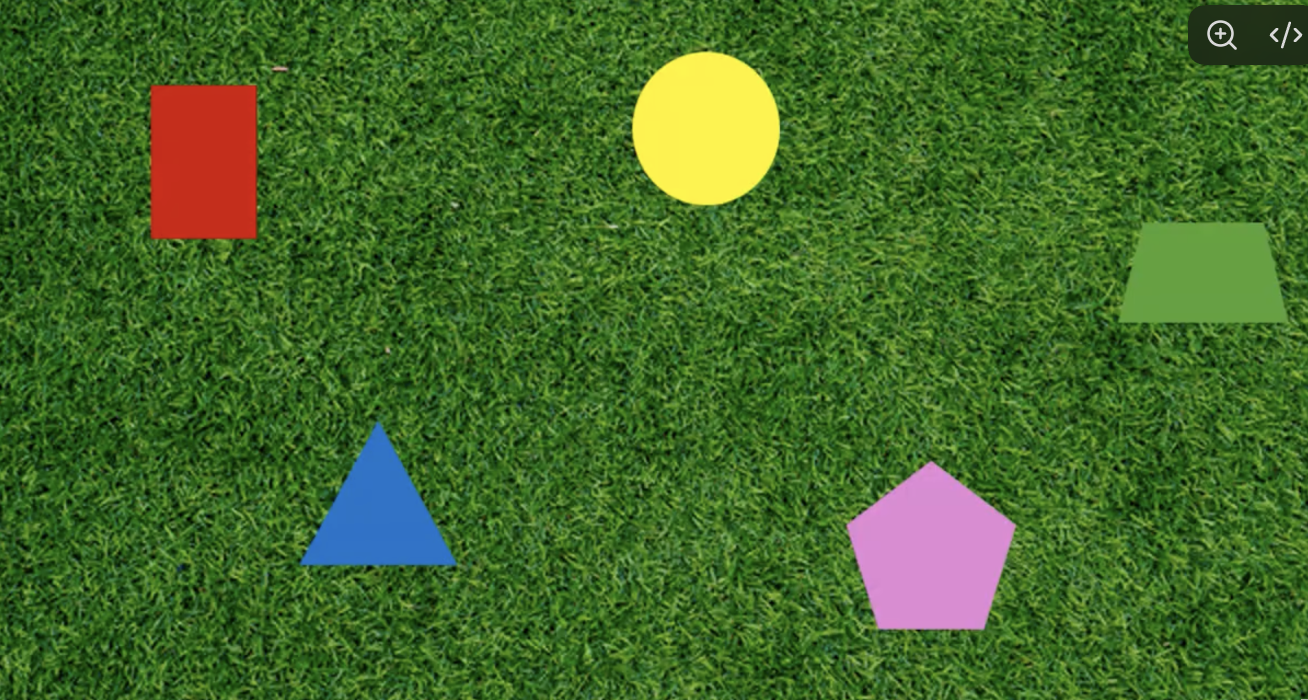
#> input picture images/test.png, 1308 x 700 px; its folder holds only this picture in this run
$ python -i detection.py   (imports and definitions only)   (older library calls are emulated)
#> lines starting #> are read from the running program, lines starting #| are printed output that depends on the picture; after the words box and inside, x2 and y2 are one past the last pixel; in counts of white or black regions, pixels touching at a corner belong together
#> further down, picture is the input picture: shape (700, 1308, 3); mean B, G, R 40.6, 104.7, 67
"""Shape detection with depth from camera intrinsics.

Same algorithm as main.py at the repository root, without the video I/O,
so a ROS node can call detect_shapes() on each incoming frame.
"""

import cv2
import numpy as np

# camera intrinsics (given); principal point (0, 0) => pixels measured from the frame center
K = np.array([[2564.3186869, 0, 0], [0, 2569.70273111, 0], [0, 0, 1]])
K_INV = np.linalg.inv(K)
CIRCLE_RADIUS_IN = 10.0  # given

last_Z = None  # depth of the surface, from the last frame with a clean circle


def is_circle(contour):
    # fill ratio vs enclosing circle: ~0.9 circle, ~0.76 pentagon
    _, r_px = cv2.minEnclosingCircle(contour)
    return cv2.contourArea(contour) / (np.pi * r_px**2) > 0.85


def touches_border(contour, w, h):
    # margin of one segmentation pixel: contours upscaled from the downscaled
    # mask can stop 1/SEG_SCALE px short of the actual frame edge
    m = int(round(1 / SEG_SCALE))
    x, y, bw, bh = cv2.boundingRect(contour)
    return x <= m or y <= m or x + bw >= w - m or y + bh >= h - m


def circle_depth(contour):
    r_px = np.sqrt(cv2.contourArea(contour) / np.pi)
    return K[0, 0] * CIRCLE_RADIUS_IN / r_px


def pixel_to_3d(x, y, Z):
    return Z * K_INV @ np.array([x, y, 1.0])


def fill_holes(mask):
    padded = cv2.copyMakeBorder(mask, 1, 1, 1, 1, cv2.BORDER_CONSTANT, value=0)
    cv2.floodFill(padded, None, (0, 0), 255)
    return mask | cv2.bitwise_not(padded[1:-1, 1:-1])


def drop_small(mask, min_area):
    n, labels, stats, _ = cv2.connectedComponentsWithStats(mask)
    keep = np.zeros(n, bool)
    keep[1:] = stats[1:, cv2.CC_STAT_AREA] >= min_area
    return keep[labels].astype(np.uint8) * 255


def background_distance(lab, med, mad):
    return np.sqrt((((lab - med) / mad) ** 2).sum(axis=2))


def texture(frame, k=7):
    # Laplacian energy: zero on flat or linearly shaded patches, high on gravel/grass
    gray = cv2.cvtColor(frame, cv2.COLOR_BGR2GRAY).astype(np.float32)
    return cv2.blur(np.abs(cv2.Laplacian(gray, cv2.CV_32F, ksize=3)), (k, k))


def segment(frame, min_area=8000, speck=2000):
#> called with min_area = 2000, speck = 500
    band = 7
    k_color = 5.0

    # background colour model: median/MAD of the flattened frame in Lab
    flat = cv2.medianBlur(frame, 21)
    lab_flat = cv2.cvtColor(flat, cv2.COLOR_BGR2LAB).astype(np.float32)
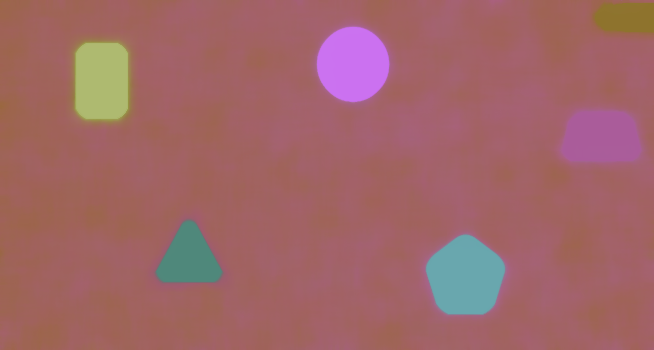
#> lab_flat: shape (350, 654, 3) float32; mean B, G, R 103.8, 102.2, 160.2
    pixels = lab_flat.reshape(-1, 3)
    med = np.median(pixels, axis=0)
#> med = [100, 98, 162]
    mad = np.maximum(np.median(np.abs(pixels - med), axis=0) * 1.4826, 2.0)  # floor: gray bg has zero chroma spread
#> mad = [8.9, 2, 2]

    coarse = (background_distance(lab_flat, med, mad) > k_color).astype(np.uint8) * 255
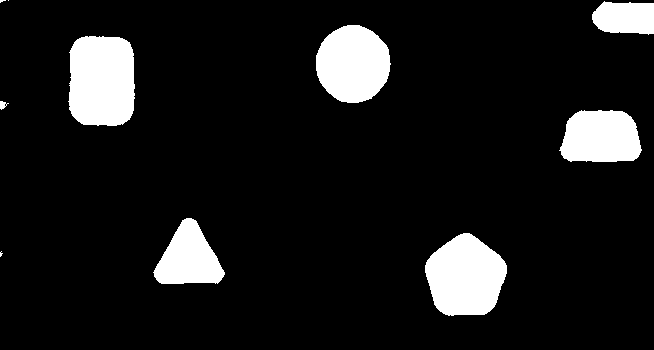
#> coarse: shape (350, 654); 10.2% white; 10 white regions (3 under 20 px), largest, box (x1, y1, x2, y2) and area: (68, 36, 135, 126) 5411, (425, 233, 507, 316) 5056, (316, 25, 391, 103) 4538
    coarse = cv2.morphologyEx(coarse, cv2.MORPH_OPEN, np.ones((5, 5), np.uint8))
#> coarse: shape (350, 654); 10.2% white; 7 white regions, largest, box (x1, y1, x2, y2) and area: (69, 36, 135, 126) 5386, (425, 233, 507, 315) 5051, (316, 25, 390, 103) 4536
    coarse = cv2.morphologyEx(coarse, cv2.MORPH_CLOSE, np.ones((5, 5), np.uint8))
    # gradient bands inside a shape can match the background colour; they are smooth
    energy = texture(frame)
    smooth = energy < 0.5 * np.median(energy)
#> smooth: shape (350, 654) bool; 8.1% white; 17 white regions (11 under 20 px), largest, box (x1, y1, x2, y2) and area: (426, 235, 505, 312) 4317, (75, 42, 129, 120) 3823, (320, 30, 386, 100) 3665, (561, 112, 641, 161) 3219, (154, 214, 226, 283) 2665, (596, 3, 654, 33) 892
    near = cv2.dilate(coarse, np.ones((31, 31), np.uint8)) > 0
#> near: shape (350, 654) bool; 22.9% white; 7 white regions, largest, box (x1, y1, x2, y2) and area: (54, 21, 150, 141) 10974, (410, 218, 522, 330) 10871, (301, 10, 405, 118) 9996
    coarse |= (smooth & near).astype(np.uint8) * 255
    coarse = cv2.morphologyEx(coarse, cv2.MORPH_OPEN, np.ones((7, 7), np.uint8))
#> coarse: shape (350, 654); 10.2% white; 7 white regions, largest, box (x1, y1, x2, y2) and area: (69, 36, 134, 126) 5381, (425, 233, 507, 315) 5051, (316, 25, 390, 103) 4536
    coarse = fill_holes(drop_small(coarse, speck))
#> in drop_small, `n, labels, stats, _ = cv2.connectedComponentsWithStats(mask)`:
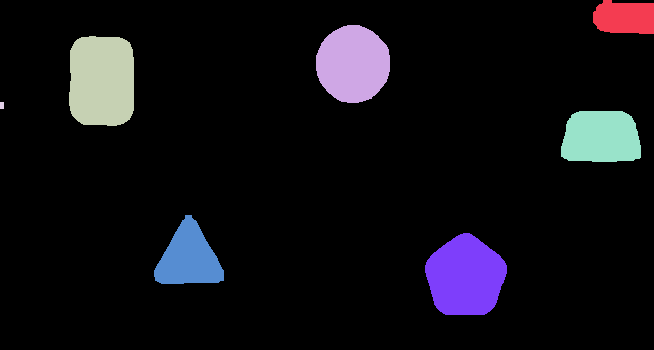
#> labels: shape (350, 654) int32; 8 distinct labels, from 0 to 7; one colour per label, 0 black
#> in drop_small, `n, labels, stats, _ = cv2.connectedComponentsWithStats(mask)`: n = 8; stats = [[0, 0, 654, 350, 205537], [593, 0, 61, 34, 1776], [316, 25, 74, 78, 4536], [69, 36, 65, 90, 5381], [0, 102, 4, 7, 28], [561, 111, 80, 51, 3598], [154, 215, 70, 69, 2993], [425, 233, 82, 82, 5051]]
#> in drop_small, `return keep[labels].astype(np.uint8) * 255`: returned value: shape (350, 654); 10.2% white; 6 white regions, box (x1, y1, x2, y2) and area: (69, 36, 134, 126) 5381, (425, 233, 507, 315) 5051, (316, 25, 390, 103) 4536, (561, 111, 641, 162) 3598, (154, 215, 224, 284) 2993, (593, 0, 654, 34) 1776
#> in fill_holes, `padded = cv2.copyMakeBorder(mask, 1, 1, 1, 1, cv2.BORDER_CONSTANT, val..`: padded: shape (352, 656); 10.1% white; 6 white regions, box (x1, y1, x2, y2) and area: (70, 37, 135, 127) 5381, (426, 234, 508, 316) 5051, (317, 26, 391, 104) 4536, (562, 112, 642, 163) 3598, (155, 216, 225, 285) 2993, (594, 1, 655, 35) 1776
#> in fill_holes, `cv2.floodFill(padded, None, (0, 0), 255)`: padded: shape (352, 656); every value is 255

    # re-decide a band around each region from the raw pixels (the flattened frame smears edges)
    lab = cv2.cvtColor(cv2.medianBlur(frame, 7), cv2.COLOR_BGR2LAB).astype(np.float32)
    d_bg = background_distance(lab, med, mad)
    kernel = np.ones((2 * band + 1, 2 * band + 1), np.uint8)
    core = cv2.erode(coarse, kernel) > 0
#> core: shape (350, 654) bool; 5.7% white; 6 white regions, box (x1, y1, x2, y2) and area: (77, 44, 127, 118) 3404, (433, 242, 498, 308) 2971, (323, 33, 383, 95) 2607, (570, 118, 633, 155) 1964, (163, 228, 214, 277) 1287, (603, 10, 654, 27) 780
    ring = cv2.dilate(coarse, kernel) > 0
#> ring: shape (350, 654) bool; 15.5% white; 6 white regions, box (x1, y1, x2, y2) and area: (62, 29, 141, 133) 7755, (418, 226, 514, 322) 7543, (309, 18, 397, 110) 6860, (554, 104, 648, 169) 5628, (147, 208, 231, 291) 5135, (586, 0, 654, 41) 2670
    weight = cv2.blur(core.astype(np.float32), (21, 21))
    shape_lab = np.dstack([cv2.blur(lab_flat[:, :, i] * core, (21, 21)) for i in range(3)])
    shape_lab /= np.maximum(weight, 1e-6)[..., None]
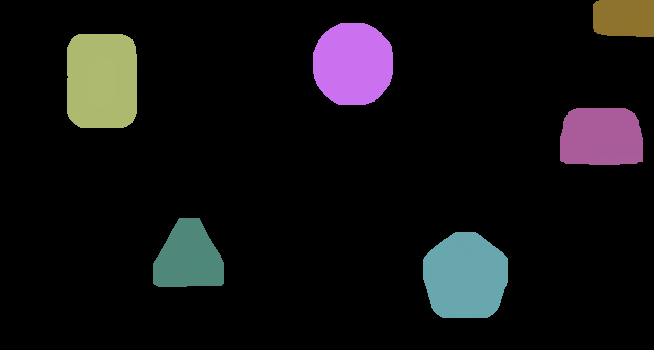
#> shape_lab: shape (350, 654, 3) float32; mean B, G, R 18.7, 17.2, 18.2
    d_shape = background_distance(lab, shape_lab, mad)
#> in background_distance (call 3), `return np.sqrt((((lab - med) / mad) ** 2).sum(axis=2))`:
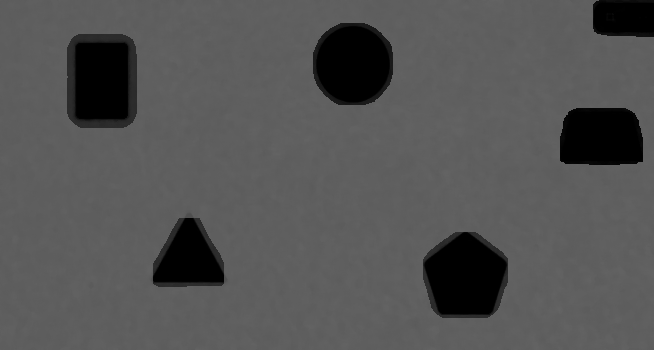
#> returned value: shape (350, 654) float32; min 0, max 100.3, mean 84.5
    smooth_edge = cv2.dilate(smooth.astype(np.uint8), np.ones((7, 7), np.uint8)) > 0
#> smooth_edge: shape (350, 654) bool; 10.7% white; 16 white regions, largest, box (x1, y1, x2, y2) and area: (423, 232, 508, 315) 5289, (72, 39, 132, 123) 4742, (317, 27, 389, 103) 4517
    joins = ring & (weight > 0.02) & (((d_shape < d_bg) & (d_bg > 2 * k_color)) | (smooth_edge & (d_shape < 1.5 * d_bg)))
#> joins: shape (350, 654) bool; 9.6% white; 6 white regions, box (x1, y1, x2, y2) and area: (425, 234, 507, 315) 4951, (316, 26, 390, 103) 4456, (75, 42, 129, 121) 4175, (561, 109, 642, 164) 3752, (155, 221, 222, 283) 2779, (594, 1, 654, 34) 1792

    mask = (core | joins).astype(np.uint8) * 255
    mask = cv2.morphologyEx(mask, cv2.MORPH_OPEN, np.ones((3, 3), np.uint8))
#> mask: shape (350, 654); 9.6% white; 6 white regions, box (x1, y1, x2, y2) and area: (425, 234, 507, 315) 4951, (316, 26, 390, 103) 4456, (75, 42, 129, 121) 4173, (561, 109, 642, 163) 3744, (155, 221, 222, 283) 2779, (594, 1, 654, 34) 1791
    mask = cv2.morphologyEx(mask, cv2.MORPH_CLOSE, np.ones((5, 5), np.uint8))
#> mask: shape (350, 654); 9.6% white; 6 white regions, box (x1, y1, x2, y2) and area: (425, 234, 507, 315) 4951, (316, 26, 390, 103) 4456, (75, 42, 129, 121) 4178, (561, 109, 642, 163) 3745, (155, 221, 222, 283) 2779, (594, 0, 654, 34) 1832
    return fill_holes(drop_small(mask, min_area))
#> call 2 of drop_small, with min_area = 2000
#> in drop_small (call 2), `n, labels, stats, _ = cv2.connectedComponentsWithStats(mask)`:
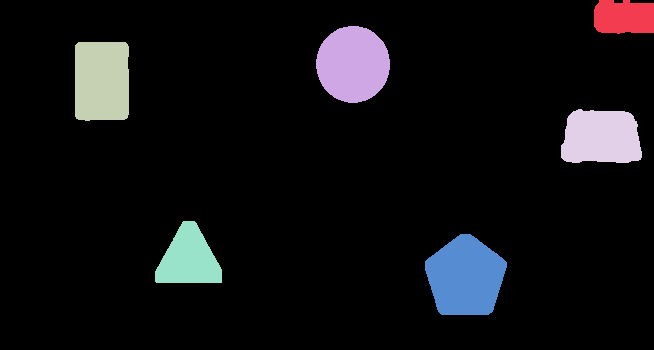
#> labels: shape (350, 654) int32; 7 distinct labels, from 0 to 6; one colour per label, 0 black
#> in drop_small (call 2), `n, labels, stats, _ = cv2.connectedComponentsWithStats(mask)`: n = 7; stats = [[0, 0, 654, 350, 206959], [594, 0, 60, 34, 1832], [316, 26, 74, 77, 4456], [75, 42, 54, 79, 4178], [561, 109, 81, 54, 3745], [155, 221, 67, 62, 2779], [425, 234, 82, 81, 4951]]
#> in drop_small (call 2), `return keep[labels].astype(np.uint8) * 255`: returned value: shape (350, 654); 8.8% white; 5 white regions, box (x1, y1, x2, y2) and area: (425, 234, 507, 315) 4951, (316, 26, 390, 103) 4456, (75, 42, 129, 121) 4178, (561, 109, 642, 163) 3745, (155, 221, 222, 283) 2779
#> in fill_holes (call 2), `padded = cv2.copyMakeBorder(mask, 1, 1, 1, 1, cv2.BORDER_CONSTANT, val..`: padded: shape (352, 656); 8.7% white; 5 white regions


def intersect(line_a, line_b):
    (p0, d0), (p1, d1) = line_a, line_b
    cross = d0[0] * d1[1] - d0[1] * d1[0]
    if abs(cross) < 1e-6:
        return None
    t = ((p1[0] - p0[0]) * d1[1] - (p1[1] - p0[1]) * d1[0]) / cross
    return p0 + t * d0


def polygonize(contour):
    # fit a line to each outline edge; the shape is the polygon with the fewest sides (3-5)
    # whose long sides, extended and intersected, cover the outline without adding much area
    if is_circle(contour):
        return contour
    area = cv2.contourArea(contour)
    perimeter = cv2.arcLength(contour, True)
    points = contour.reshape(-1, 2)
    vertices = cv2.approxPolyDP(contour, 0.012 * perimeter, True).reshape(-1, 2)
    n = len(vertices)
    if n < 3:
        return contour
    index = [int(np.argmin(((points - v) ** 2).sum(axis=1))) for v in vertices]
    lines, lengths = [], []
    for i in range(n):
        a, b = index[i], index[(i + 1) % n]
        segment = points[a : b + 1] if b >= a else np.vstack([points[a:], points[: b + 1]])
        vx, vy, x0, y0 = cv2.fitLine(segment.astype(np.float32), cv2.DIST_L2, 0, 0.01, 0.01).ravel()
        lines.append((np.array([x0, y0]), np.array([vx, vy])))
        lengths.append(np.linalg.norm(vertices[(i + 1) % n] - vertices[i]))
    by_length = sorted(range(n), key=lambda i: -lengths[i])
    for k in (3, 4, 5):
        if k > n:
            break
        sides = sorted(by_length[:k])
        corners = [intersect(lines[sides[j]], lines[sides[(j + 1) % k]]) for j in range(k)]
        if any(c is None for c in corners):
            continue
        polygon = np.array(corners).round().astype(np.int32).reshape(-1, 1, 2)
        if not cv2.isContourConvex(polygon):
            continue
        if not 0.97 * area <= cv2.contourArea(polygon) <= 1.12 * area:
            continue
        inside = [cv2.pointPolygonTest(polygon, (float(x), float(y)), True) for x, y in points[::4]]
        if np.mean(np.array(inside) >= -6) < 0.97:
            continue
        return polygon
    return contour


# segmentation runs on a downscaled frame (every stage scales with pixel
# count, ~4x faster at half resolution); contours are scaled back up
SEG_SCALE = 0.5


def detect_shapes(frame):
    small = cv2.resize(frame, None, fx=SEG_SCALE, fy=SEG_SCALE, interpolation=cv2.INTER_AREA)
    mask = segment(small, min_area=8000 * SEG_SCALE**2, speck=2000 * SEG_SCALE**2)
    contours, _ = cv2.findContours(mask, cv2.RETR_EXTERNAL, cv2.CHAIN_APPROX_SIMPLE)
#> contours = 5 contours; box (x1, y1, x2, y2) and area: (425, 234, 507, 315) 4833, (316, 26, 390, 103) 4350, (75, 42, 129, 121) 4052, (561, 109, 642, 163) 3630, (155, 221, 222, 283) 2679
    contours = [(c / SEG_SCALE).round().astype(np.int32) for c in contours]
#> contours = 5 contours; box (x1, y1, x2, y2) and area: (850, 468, 1013, 629) 19332, (632, 52, 779, 205) 17400, (150, 84, 257, 241) 16210, (1122, 218, 1283, 325) 14518, (310, 442, 443, 565) 10716
    shapes = [polygonize(c) for c in contours if cv2.contourArea(c) > 8000]
#> shapes = 5 contours; box (x1, y1, x2, y2) and area: (847, 460, 1015, 629) 19436, (632, 52, 779, 205) 17400, (150, 84, 257, 241) 16210, (1120, 218, 1283, 323) 14609, (299, 421, 457, 565) 11186

    # the circle is the only shape of known size; on a flat surface every shape shares its depth
    global last_Z
    h, w = frame.shape[:2]
#> h = 700; w = 1308
    circles = [c for c in shapes if is_circle(c) and not touches_border(c, w, h)]
#> circles = 1 contour; box (x1, y1, x2, y2) and area: (632, 52, 779, 205) 17400
    if circles:
        last_Z = circle_depth(circles[0])
#> in circle_depth, `r_px = np.sqrt(cv2.contourArea(contour) / np.pi)`: r_px = 74.42
#> last_Z = 344.6
    Z = last_Z
#> Z = 344.6

    for contour in shapes:
        M = cv2.moments(contour)
        cX = int(M["m10"] / M["m00"])
        cY = int(M["m01"] / M["m00"])
        x = cX - w // 2  # pixels from the frame center, y up
        y = h // 2 - cY
        label = f"({x}, {y}, {Z:.1f} in)" if Z is not None else f"({x}, {y})"
        cv2.circle(frame, (cX, cY), 5, (0, 255, 0), -1)
        # clamp the label inside the frame so edge shapes keep readable text
        (tw, th), _ = cv2.getTextSize(label, cv2.FONT_HERSHEY_SIMPLEX, 1, 2)
        tx = min(100 + cX, w - tw - 10)
        ty = min(100 + cY, h - 10)
        cv2.putText(
            frame,
            label,
            (tx, ty),
            cv2.FONT_HERSHEY_SIMPLEX,
            1,
            (255, 255, 255),
            2,
        )
#> this loop made 5 passes
#> (cX, cY, x, y, label, tw, tx, ty) on passes 1, 4, 5: (929, 552, 275, -202, '(275, -202, 344.6 in)', 361, 937, 652), (202, 161, -452, 189, '(-452, 189, 344.6 in)', 361, 302, 261), (705, 127, 51, 223, '(51, 223, 344.6 in)', 315, 805, 227)
#> (contour, cX, cY, x, y, label, tw, tx) on passes 2 to 3: ([[299, 563], [456, 564], [377, 421]], 377, 516, -277, -166, '(-277, -166, 344.6 in)', 387, 477), ([[1120, 322], [1282, 321], [1269, 225], [1139, 218]], 1201, 273, 547, 77, '(547, 77, 344.6 in)', 315, 983)
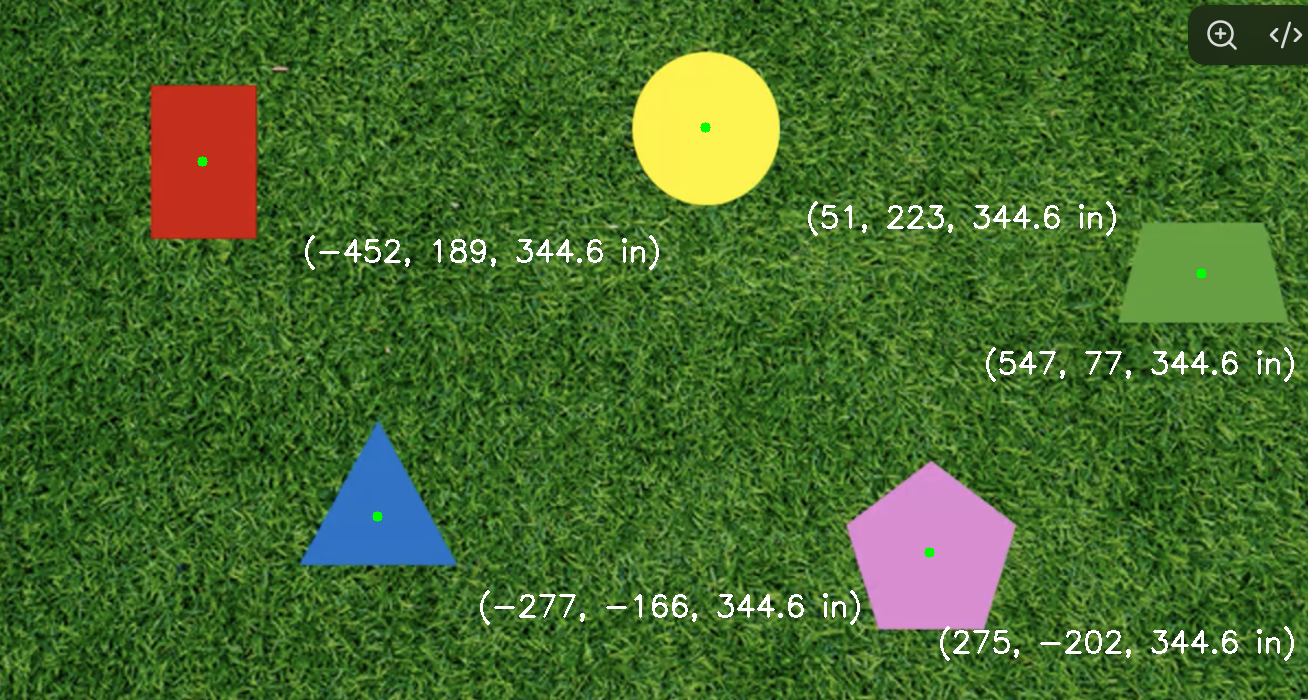
#> frame: shape (700, 1308, 3); mean B, G, R 43, 106.5, 69.1

    return shapes

>>> import cv2
>>> picture = cv2.imread('../../../../images/test.png')
>>> result = detect_shapes(picture)
#> result has the same summary as shapes in detect_shapes
